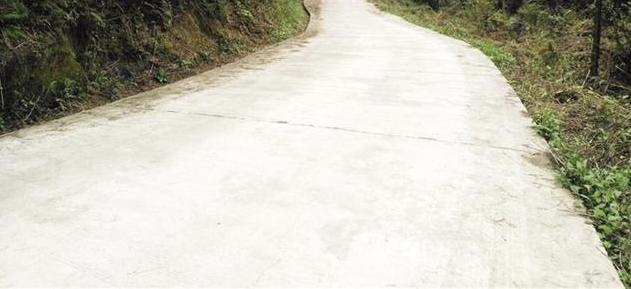
#> input picture Data2/3.JPG, 631 x 289 px
$ python test4.py
#> lines starting #> are read from the running program, lines starting #| are printed output that depends on the picture; after the words box and inside, x2 and y2 are one past the last pixel; in counts of white or black regions, pixels touching at a corner belong together
from tabnanny import verbose
import cv2
import math
import numpy as np


def print_img_info(img, gain=1, verbose=0):
    print(np.min(img), np.max(img), np.mean(img), img.shape, img.dtype)
    if verbose:
        print(img)
    cv2.imshow('tmp', img * gain)
    cv2.waitKey()


bgr = cv2.imread('Data2/3.JPG')
#> bgr is the input picture: shape (289, 631, 3); mean B, G, R 178.3, 191.7, 193.9

l_X = [2,3,4,5,6,7,8,9,10,11,13,14,16,17,18,19,20,21,22,23,24,26,27,28,29,30,31,32,33,34,35,36,37,38,39,40,41,42,43,45,46,47,48,50,51,52,54,55,56,57,60,61,62,63,64,65,66,67,68,69,70,72,73,74,75,76,77,82,83,84,85,87,89,90,92,93,94,95,96,97,98,99,100,102,103,106,107,108,109,110,111,112,113,114,115,116,117,118,119,120,121,123,125,126,127,128,129,131,132,133,134,135,136,137,138,140,141,142,143,144,146,148,149,150,151,152,153,154,155,156,157,158,159,160,164,165,166,167,168,170,171,172,173,174,176,177,178,179,180,181,182,183,184,185,186,187,188,189,190,191,192,193,194,195,196,197,198,200,201,203,204,205,207,208,209,210,211,212,213,214,215,216,217,218,220,222,223,225,226,227,229,230,231,232,233,234,235,236,237,238,239,240,241,242,243,244,245,246,247,248,249,250,251,252,253,254,255,256,257,258,259,260,261,262,263,264,265,266,268,269,270,271,273,274,275,277,278,279,280,281,282,283,284,285,286,287,288,289,290,291,292,293,294,295,296,297,298,300,301,302,303,304,305,306,307,308,309,310,311,312,313,314,315,316,317,318,319,320,321,322,323,324,325
]
l_Y = [144,144,144,143,143,143,142,142,142,141,140,140,139,139,139,138,138,138,137,137,137,136,136,136,135,135,135,134,134,134,133,133,133,132,132,132,132,131,131,130,130,130,130,129,129,128,128,128,127,127,126,126,126,125,125,125,125,124,124,124,124,123,123,123,122,122,122,121,120,120,120,119,119,119,118,118,118,117,117,117,117,116,116,116,115,115,114,114,114,114,113,113,113,113,112,112,112,112,111,111,111,110,110,110,109,109,109,108,108,108,108,107,107,107,107,106,106,106,105,105,105,104,104,103,103,103,103,102,102,102,102,101,101,101,100,99,99,99,98,98,97,97,97,97,96,96,95,95,95,94,94,94,93,93,93,92,92,92,91,91,91,90,90,90,89,89,89,88,88,87,86,86,85,85,85,84,84,83,83,83,82,82,81,81,80,79,79,78,78,77,76,76,75,75,75,74,74,73,73,72,72,71,71,70,70,69,69,68,68,67,67,66,66,65,65,64,64,63,63,62,62,61,60,60,59,59,58,58,56,56,55,55,54,53,52,51,50,50,49,49,48,47,47,46,45,45,44,43,43,42,41,41,40,39,39,38,37,36,35,34,33,33,32,31,30,30,29,28,27,27,26,25,24,23,23,22,21,20,19,18,18,17,16
]
r_X = [367,369,370,371,373,374,375,376,377,378,379,380,382,383,384,387,388,390,391,393,394,397,400,402,403,404,405,406,407,408,409,411,413,414,416,419,422,425,428,429,431,432,434,437,438,439,440,441,444,447,450,451,453,454,456,457,460,463,467,470,471,472,473,474,477,479,480,487,488,489,491,492,493,494,495,497,498,499,500,501,502,504,505,506,507,508,509,510,511,512,513,514,515,516,517,518,519,520,521,522,523,524,525,526,527,528,529,530,531,532,533,534,535,536,537,538,539,540,541,542,543,544,545,546,547,548,549,550,551,552,554,555,556,557,558,559,560,561,562,563,564,565,566,567,568,569,570,571,572,573,574,575,576,579,580,582,583,584,586,589,590,591,592,594,595,596,597,598,599,600,601,602,603,604,605,606,607,608,609,610,611,612,613,614,615,616,617,618,619,620,621,622,623,624,625
]
r_Y = [17,16,16,15,15,14,14,14,13,13,13,13,12,12,12,11,11,11,11,11,11,11,11,11,11,11,12,12,12,12,12,13,13,13,14,15,16,17,18,19,20,20,21,23,24,24,25,25,27,29,32,32,34,35,36,37,39,42,46,48,49,50,51,52,55,57,58,66,67,68,71,72,73,74,75,78,79,80,82,83,84,87,88,89,91,92,93,95,96,97,99,100,101,103,104,106,107,108,110,111,113,114,116,117,119,120,121,123,124,126,128,129,131,132,134,135,137,138,140,141,143,145,146,148,149,151,153,154,156,158,161,163,164,166,168,169,171,173,174,176,178,180,181,183,185,187,188,190,192,194,195,197,199,204,206,210,211,213,217,222,224,226,228,232,234,235,237,239,241,243,245,247,249,250,252,254,256,258,260,262,264,266,268,270,271,273,275,277,279,281,283,285,287,289,291
]


assert len(r_X) == len(r_Y)
assert len(l_X) == len(l_Y)
# print_img_info(bgr)
H,W,_=bgr.shape
#> H = 289; W = 631
print(H,W)
#| 289 631
print(len(l_X), min(l_X), max(l_X))
print(len(l_Y), min(l_Y), max(l_Y))
print(len(r_X), min(r_X), max(r_X))
print(len(r_Y), min(r_Y), max(r_Y))
for i in range(len(l_X)-1):
       if l_Y[i]>H:
              l_Y[i]=H
       cv2.line(bgr, (l_X[i], l_Y[i]), (l_X[i+1], l_Y[i+1]), (0, 255, 0), 3)
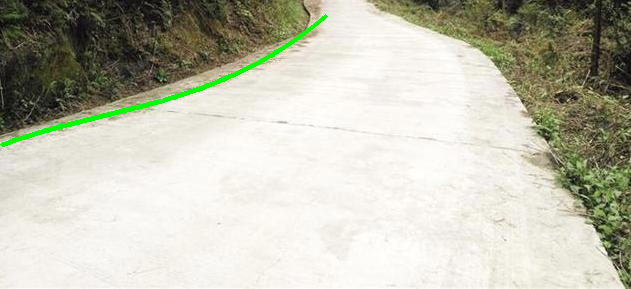
#> bgr: shape (289, 631, 3); 0.91% of pixels changed, all inside (x1, y1, x2, y2) = (0, 14, 328, 147)
#> after the loop, l_Y = 283 values, max 144 at index 0, min 16 at index 282, mean 91.48
for i in range(len(r_X) - 1):
       if r_Y[i] > H:
              r_Y[i] = H
       cv2.line(bgr, (r_X[i], r_Y[i]), (r_X[i + 1], r_Y[i + 1]), (0, 0, 255), 3)
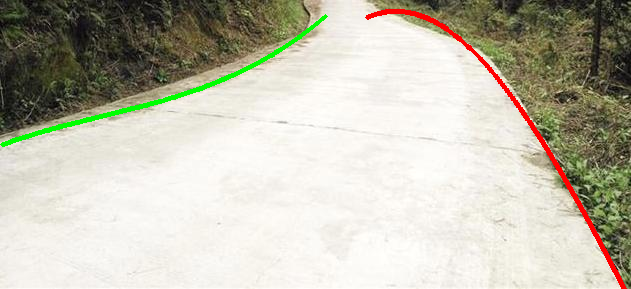
#> bgr: shape (289, 631, 3); 1.06% of pixels changed, all inside (x1, y1, x2, y2) = (365, 9, 627, 289)
#> after the loop, r_Y = 195 values, max 291 at index 194, min 11 at index 15, mean 118.7
       # cv2.line(bgr, (r_X[i], r_Y[i]), (r_X[i + 1], r_Y[i + 1]), (0, 255, 0), 3)
# print_img_info(bgr)
cv2.imwrite('32.png', bgr)

$ run again, with Data2/4.JPG copied over Data2/3.JPG
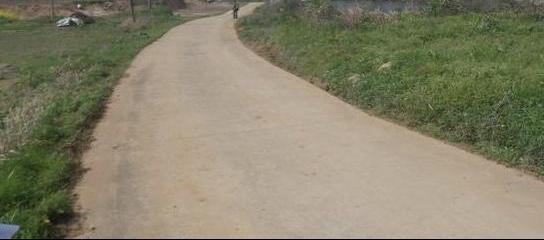
#> input picture Data2/4.JPG, 544 x 240 px
#> bgr is the input picture: shape (240, 544, 3); mean B, G, R 105.6, 128.8, 133.1
#| 240 544
#> after the loop `for i in range(len(l_X)-1):`:
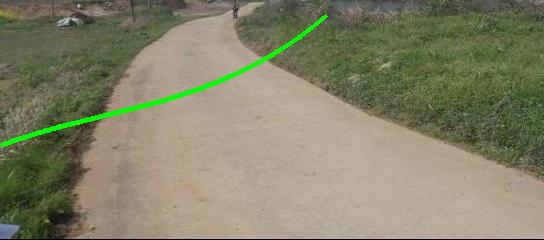
#> bgr: shape (240, 544, 3); 1.27% of pixels changed, all inside (x1, y1, x2, y2) = (0, 14, 328, 147)
#> after the loop `for i in range(len(l_X)-1):`: l_Y = 283 values, max 144 at index 0, min 16 at index 282, mean 91.48
#> after the loop `for i in range(len(r_X) - 1):`:
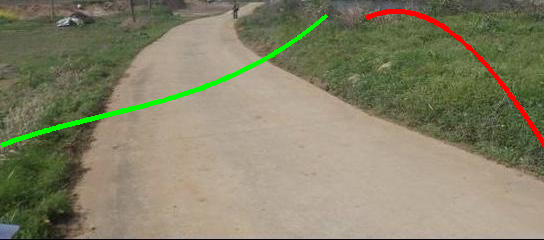
#> bgr: shape (240, 544, 3); 0.86% of pixels changed, all inside (x1, y1, x2, y2) = (365, 9, 544, 148)
#> after the loop `for i in range(len(r_X) - 1):`: r_Y = 195 values, max 291 at index 194, min 11 at index 15, mean 115.3

$ run again, with Data2/6.JPG copied over Data2/3.JPG
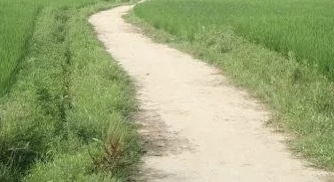
#> input picture Data2/6.JPG, 334 x 182 px
#> bgr is the input picture: shape (182, 334, 3); mean B, G, R 118.9, 167.2, 155.3
#| 182 334
#> after the loop `for i in range(len(l_X)-1):`:
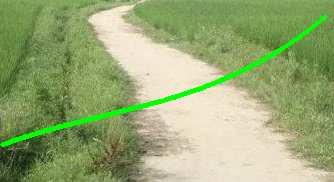
#> bgr: shape (182, 334, 3); 2.73% of pixels changed, all inside (x1, y1, x2, y2) = (0, 14, 328, 147)
#> after the loop `for i in range(len(l_X)-1):`: l_Y = 283 values, max 144 at index 0, min 16 at index 282, mean 91.48
#> after the loop `for i in range(len(r_X) - 1):`: r_Y = 195 values, max 291 at index 194, min 11 at index 15, mean 104
